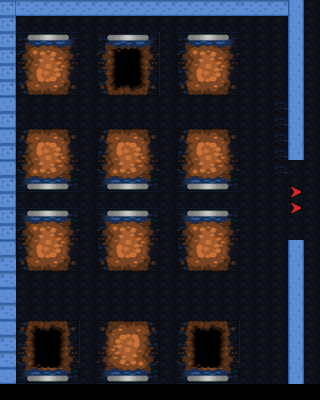

A 2D game scene composited from a Tiled map and its tileset images. What follows is a short description and the map's XML, with each tile layer's data collapsed to a summary:
An orthogonal 20x25 tile map with 16x16 px tiles, 6 tile layers (Void, Ground, Wall1, ObjCanMove, ...), 3 tilesets and 6 objects (GraveyardEntrance, Start, GraveyardEntranceBk, Shovel, SpawnArea1, ...).

<map version="1.10" tiledversion="1.10.2" orientation="orthogonal" renderorder="right-down" width="20" height="25" tilewidth="16" tileheight="16" infinite="0" nextlayerid="11" nextobjectid="13">
 <tileset firstgid="1" source="../Tile/town.tsx" />
 <tileset firstgid="601" source="../Tile/blackblock.tsx" />
 <tileset firstgid="602" source="../Tile/pointer.tsx" />
 <layer id="2" name="Void" width="20" height="25">
  <data>[500 cells, 500 non-empty, 1 distinct tile ids]</data>
 </layer>
 <layer id="3" name="Ground" width="20" height="25">
  <data>[500 cells, 430 non-empty, 14 distinct tile ids]</data>
 </layer>
 <layer id="4" name="Wall1" width="20" height="25">
  <data>[500 cells, 79 non-empty, 7 distinct tile ids]</data>
 </layer>
 <layer id="9" name="ObjCanMove" width="20" height="25">
  <data>[500 cells, 2 non-empty, 2 distinct tile ids]</data>
 </layer>
 <layer id="10" name="ObjCanMove2" width="20" height="25">
  <data>[500 cells, 2 non-empty, 2 distinct tile ids]</data>
 </layer>
 <layer id="5" name="Object" width="20" height="25">
  <data>[500 cells, 92 non-empty, 21 distinct tile ids]</data>
 </layer>
 <objectgroup id="6" name="Areas">
  <object id="3" name="GraveyardEntrance" x="287.5" y="158.5" width="33.5" height="82" />
 </objectgroup>
 <objectgroup id="8" name="Points">
  <object id="9" name="Start" x="232.167" y="299.167">
   <point />
  </object>
  <object id="10" name="GraveyardEntranceBk" x="256" y="205.5">
   <point />
  </object>
  <object id="12" name="Shovel" x="62.6667" y="300.667">
   <point />
  </object>
 </objectgroup>
 <objectgroup id="7" name="SpawnAreaLayer">
  <object id="7" name="SpawnArea1" x="105.333" y="261.334" width="44.6666" height="71.3333" />
  <object id="8" name="SpawnArea0" x="43.1667" y="80" width="28" height="20" />
 </objectgroup>
</map>
